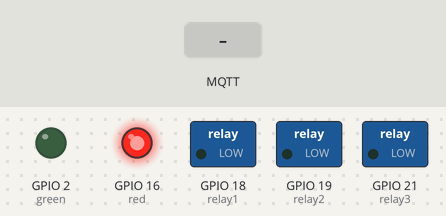
A sketch run on a simulated ESP32. On the bench: switched loads named in the sketch (green lamp = pin HIGH), output pins drawn as LEDs (lit = HIGH). Dashed ring = blinking. The inputs (shaded band) are chosen by the test bench. WiFi joins after 1.5 s; servers stay silent unless stated; EEPROM starts erased; no MQTT or app messages arrive unless stated; what the sketch prints to the serial monitor is not drawn.

Above: at 3.0 s.
3.1 s: MQTT message "open" arrives on the first subscribed topic
At 6.4 s:
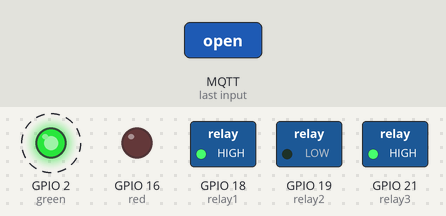
9.1 s: MQTT message "close" arrives on the first subscribed topic
At 10.6 s:
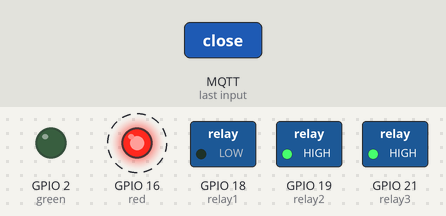
12.1 s: MQTT message "open" arrives on the second subscribed topic
At 18.9 s:
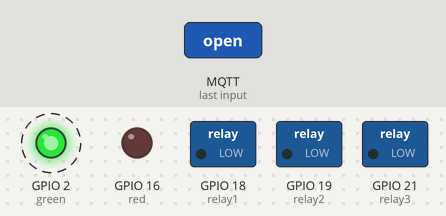
Timing chart, 0 to 20.4 s (numbered marks = the images above; inputs shaded):
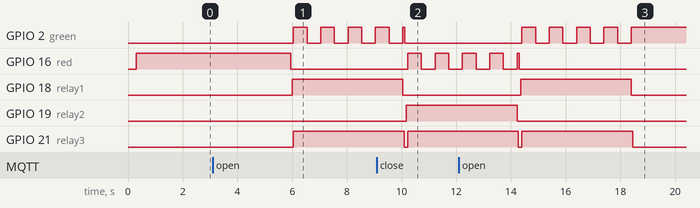

The sketch:

esp32_doorlock.ino
```cpp
#include <WiFi.h>
#include <WiFiClientSecure.h>
#include <PubSubClient.h>
#include <Preferences.h>  // LIBRARY FOR SAVING DATA TO FLASH MEMORY
#include <SPI.h>
#include <MFRC522.h>

const char* ssid = "Venom Insight";
const char* password = "saumyasish";


// FREE PUBLIC MQTT BROKER
// UPDATED: using HiveMQ Serverless Cloud (TLS)
const char* mqtt_server = "a116298689b448299d3f571797d7a366.s1.eu.hivemq.cloud";
const int mqtt_port = 8883;

// ====== ADDED: MQTT AUTH CREDENTIALS & MESSAGE TOKEN ======
const char* mqtt_user = "soumya_hivemq";  // <-- set this (HiveMQ user)
const char* mqtt_password = "hiveMQ23";   // <-- set this (HiveMQ password)
// NOTE: token removed as per request - MQTT will rely on broker username/password
// =========================================================

// ================= PIN DEFINITIONS =================
// Relay Pins (Connect to IN1 and IN2 on Relay Module)
const int relay1 = 18;
const int relay2 = 19;
const int relay3 = 21;  // Power cut relay (choose any free GPIO)

// LED PIN
const int green = 2;
const int red = 16;

//RC522 pins
#define RST_PIN 27
#define SS_PIN 5
#define SCK_PIN 14
#define MISO_PIN 12
#define MOSI_PIN 13

unsigned long ignoreCommandsUntil = 0;


// Use secure client for HiveMQ TLS
WiFiClientSecure espClient;
PubSubClient client(espClient);
Preferences preferences;  // Create preferences object

MFRC522 rfid(SS_PIN, RST_PIN);
MFRC522::MIFARE_Key key;

// MQTT Topics
const char* subTopic = "soumyasish/door/operations";  // Subscriber to door operation
const char* subTopic2 = "soumyasish/door/ipcam";      //subscribed to the webcam operation from laptop
const char* pubTopic = "soumyasish/door/logs";

// ====== ADDED: secure publish helper (no token) ======
void securePublish(const char* topic, const char* message) {
  // Previously this wrapped messages with a token. Token auth removed:
  // ensure we DO NOT set retained flag (pass false)
  client.publish(topic, message, false);
}
// ==========================================================

// ===== Pre-saved Allowed IDs (from Block 2) =====
String allowedList[] = {
  "CSB22054",
  "CSB22082",
  "soumyasish"
};
int allowedCount = sizeof(allowedList) / sizeof(allowedList[0]);

// Convert byte array to ASCII
String byteArrayToAscii(byte* buffer, byte bufferSize) {
  String s = "";
  for (byte i = 0; i < bufferSize; i++) {
    char c = (char)buffer[i];
    if (c >= 32 && c <= 126) s += c;
  }
  return s;
}

// Read a single block
String readBlock(byte blockAddr) {
  byte buffer[18];
  byte size = sizeof(buffer);

  MFRC522::StatusCode status;

  // Authenticate
  status = rfid.PCD_Authenticate(MFRC522::PICC_CMD_MF_AUTH_KEY_A, blockAddr, &key, &(rfid.uid));
  if (status != MFRC522::STATUS_OK) return "";

  // Read
  status = rfid.MIFARE_Read(blockAddr, buffer, &size);
  if (status != MFRC522::STATUS_OK) return "";

  return byteArrayToAscii(buffer, 16);
}


// ================= STATE TRACKING =================
// We will load this from memory in setup()
String currentDoorState = "";


// ================= MOTOR CONTROL FUNCTION =================
//function to open door
void opendoor() {
  //Cut power first
  digitalWrite(relay3, LOW);
  delay(50);

  //Rotate Clockwise (IN1 ON, IN2 OFF)
  digitalWrite(relay1, HIGH);  // Relay 1 ON
  digitalWrite(relay2, LOW);   // Relay 2 OFF
  delay(50);

  //Enable power
  digitalWrite(relay3, HIGH);

  //blink green LED while opening
  int n = 4;
  while (n) {
    digitalWrite(green, HIGH);
    delay(500);
    digitalWrite(green, LOW);
    delay(500);
    n = n - 1;
  }
}

//function to close door
void closedoor() {
  //Cut power first
  digitalWrite(relay3, LOW);
  delay(50);

  //Rotate Counter-Clockwise (IN1 OFF, IN2 ON)
  digitalWrite(relay1, LOW);   // Relay 1 OFF
  digitalWrite(relay2, HIGH);  // Relay 2 ON
  delay(50);

  //Enable power
  digitalWrite(relay3, HIGH);

  //Blink Red LED while closing
  int n = 4;
  while (n) {
    digitalWrite(red, HIGH);
    delay(500);
    digitalWrite(red, LOW);
    delay(500);
    n = n - 1;
  }
}


void doorstop() {
  //Stop motor
  digitalWrite(relay1, LOW);
  digitalWrite(relay2, LOW);

  delay(50);

  //Cut main power
  digitalWrite(relay3, LOW);
}


// ====================== SUBSCRIBER CALLBACK =======================
void callback(char* topic, byte* message, unsigned int length) {
  //Serial.print("Message received: ");
  //Serial.print(topic);

  // ========= Ignore MQTT commands for first 5 seconds =========

  if (millis() < ignoreCommandsUntil) {
    return;
  }


  String msg = "";
  for (int i = 0; i < length; i++) {
    msg += (char)message[i];
  }

  // CRITICAL: Remove any hidden whitespace/newlines
  msg.trim();

  // ====== REMOVED: Message-level authorization check ======
  // Token-based incoming message check removed. Broker-level auth (username/password)
  // is used now. Incoming payloads are expected to be plain commands like "open" or "close".
  // ======================================================

  //Serial.println(msg);


  // Logic: If Open, Turn PIN 2 ON and PIN 16 OFF
  if (msg == "open") {
    // CHECK: Is it already open?
    if (currentDoorState == "open") {
      Serial.println("Status: Door already OPENED");
      securePublish(pubTopic, "Status: Door already OPENED");
    } else {
      // It is not open, so let's open it
      if (String(topic) == subTopic) {
        Serial.println("Status: Door OPENING --MQTT");
        securePublish(pubTopic, "Status: Door OPENING --MQTT");
      } else if (String(topic) == subTopic2) {
        Serial.println("Status: Door OPENING --WebCam");
        securePublish(pubTopic, "Status: Door OPENING --WebCam");
      }
      digitalWrite(red, LOW);
      opendoor();
      digitalWrite(green, HIGH);
      doorstop();
      //Update State Variable
      currentDoorState = "open";
      preferences.putString("state", "open");
      Serial.println("Status: Door OPENED");
      securePublish(pubTopic, "Status: Door OPENED");
    }
  }
  // Logic: If Close, Turn PIN 2 OFF and PIN 16 ON
  else if (msg == "close") {
    // CHECK: Is it already closed?
    if (currentDoorState == "close") {
      Serial.println("Status: Door already CLOSED");
      securePublish(pubTopic, "Status: Door already CLOSED");
    } else {
      // It is not closed, so let's close it
      if (String(topic) == subTopic) {
        Serial.println("Status: Door CLOSING --MQTT");
        securePublish(pubTopic, "Status: Door CLOSING --MQTT");
      } else if (String(topic) == subTopic2) {
        Serial.println("Status: Door CLOSING --WebCam");
        securePublish(pubTopic, "Status: Door CLOSING --WebCam");
      }
      digitalWrite(green, LOW);
      closedoor();
      digitalWrite(red, HIGH);
      doorstop();
      //Update State Variable
      currentDoorState = "close";
      preferences.putString("state", "close");
      Serial.println("Status: Door CLOSED");
      securePublish(pubTopic, "Status: Door CLOSED");
    }
  }
}

// ====================== WIFI CONNECT =======================
void setup_wifi() {
  delay(10);
  Serial.println();
  Serial.print("Connecting to WiFi: ");
  Serial.println(ssid);

  WiFi.begin(ssid, password);

  unsigned long startAttempt = millis();

  while (WiFi.status() != WL_CONNECTED && millis() - startAttempt < 5000) {
    delay(500);
    Serial.print(".");
  }

  if (WiFi.status() == WL_CONNECTED) {
    Serial.println("\nWiFi connected");
    Serial.print("IP address: ");
    Serial.println(WiFi.localIP());
  } else {
    Serial.println("\nWiFi FAILED. Running in OFFLINE MODE.");
  }
}


// ====================== MQTT CONNECT =======================
void reconnect() {
  delay(1000);
  static unsigned long lastAttempt = 0;

  // retry only every 5 seconds
  if (millis() - lastAttempt < 5000) return;
  lastAttempt = millis();

  if (millis() < ignoreCommandsUntil) return;

  Serial.print("Attempting MQTT connection... ");

  String clientId = "ESP32 Door Controller";

  if (client.connect(clientId.c_str(), mqtt_user, mqtt_password)) {
    Serial.println("connected");
    client.subscribe(subTopic);
    Serial.println("Subscribed to: " + String(subTopic));
    client.subscribe(subTopic2);
    Serial.println("Subscribed to: " + String(subTopic2));
    securePublish(pubTopic, "ESP32 Connected");
  } else {
    //Serial.print("failed, rc=");
    //Serial.println(client.state());
    Serial.print(" - Failed");
  }
}


// ====================== SETUP =======================
void setup() {
  Serial.begin(115200);

  // Block MQTT commands for first 5 seconds
  ignoreCommandsUntil = millis() + 5000;

  SPI.begin(SCK_PIN, MISO_PIN, MOSI_PIN, SS_PIN);
  rfid.PCD_Init();
  delay(200);

  // Pin Setup
  pinMode(green, OUTPUT);
  pinMode(red, OUTPUT);
  pinMode(relay1, OUTPUT);
  pinMode(relay2, OUTPUT);
  pinMode(relay3, OUTPUT);


  // Initialize Relays, LEDs to OFF
  digitalWrite(relay1, LOW);
  digitalWrite(relay2, LOW);
  digitalWrite(relay3, LOW);  // Start with power cut OFF


  //Memory load
  // Open a storage namespace called "door_app"
  preferences.begin("door_app", false);

  // Get the last known state. If empty (first time ever), default to "close".
  currentDoorState = preferences.getString("state", "close");

  Serial.print("Status: SYSTEM REBOOTED. Previous State Loaded -> ");
  Serial.println(currentDoorState);

  //Motor always stopped at boot
  doorstop();

  // ========= ENSURE DOOR STARTS CLOSED ONLY ON FIRST-EVER USE (NOT ON CODE UPLOAD) =========
  if (!preferences.isKey("state")) {
    // First time ever only
    currentDoorState = "close";
    preferences.putString("state", "close");
  }


  // Restore LED status based on memory
  if (currentDoorState == "open") {
    digitalWrite(green, HIGH);
    digitalWrite(red, LOW);
  } else {
    digitalWrite(green, LOW);
    digitalWrite(red, HIGH);
  }


  setup_wifi();
  // for HiveMQ TLS we use secure client and set server to 8883
  espClient.setInsecure();  // allow TLS without CA on ESP32 (NOT recommended for production)
  client.setServer(mqtt_server, mqtt_port);
  client.setCallback(callback);

  for (byte i = 0; i < 6; i++) key.keyByte[i] = 0xFF;

  //Serial.println("RC522 Ready. Tap card...");
}

// ====================== MAIN LOOP =======================
void loop() {
  if (!client.connected()) {
    reconnect();
  }
  client.loop();  // This must run frequently to listen for messages


  // ================= RFID CHECK =================
  if (rfid.PICC_IsNewCardPresent() && rfid.PICC_ReadCardSerial()) {

    String block2 = readBlock(2);

    if (block2.length() == 0) {
      Serial.println("Error: Failed to read block 2 or authentication error.");
      rfid.PICC_HaltA();
      rfid.PCD_StopCrypto1();
      return;  // do NOT publish any 'Authorized/Unauthorized' message
    }

    bool match = false;
    for (int i = 0; i < allowedCount; i++) {
      if (block2.indexOf(allowedList[i]) >= 0) {
        match = true;
        break;
      }
    }

    if (match) {
      // ====== RFID TOGGLE LOGIC ======
      if (currentDoorState == "open") {

        // CLOSE DOOR
        Serial.printf("Status: Door CLOSING -- %s (RFID)\n", block2.c_str());
        String msg = "Status: Door CLOSING -- " + block2 + " (RFID)";
        securePublish(pubTopic, msg.c_str());
        digitalWrite(green, LOW);
        closedoor();
        digitalWrite(red, HIGH);
        doorstop();

        currentDoorState = "close";
        preferences.putString("state", "close");
        Serial.println("Status: Door CLOSED");
        securePublish(pubTopic, "Status: Door CLOSED");
      } else if (currentDoorState == "close") {

        // OPEN DOOR
        Serial.printf("Status: Door OPENING -- %s (RFID)\n", block2.c_str());
        String msg = "Status: Door OPENING -- " + block2 + " (RFID)";
        securePublish(pubTopic, msg.c_str());
        digitalWrite(red, LOW);
        opendoor();
        digitalWrite(green, HIGH);
        doorstop();

        currentDoorState = "open";
        preferences.putString("state", "open");
        Serial.println("Status: Door OPENED");
        securePublish(pubTopic, "Status: Door OPENED");
      } else {
        Serial.println("Status: INVALID SIGNAL");
        securePublish(pubTopic, "Status: INVALID SIGNAL");
      }
    } else {
      Serial.printf("\nUnauthorized CARD Access: %s\n", block2.c_str());
      String msg2 = "Unauthorized CARD Access: " + block2;
      securePublish(pubTopic, msg2.c_str());
    }

    rfid.PICC_HaltA();
    rfid.PCD_StopCrypto1();
  }
}
```

Measured:
- after the input at 3.1 s, GPIO 2 (green): alternates HIGH for 0.50 s and LOW for 0.50 s, starting after 2.9 s; GPIO 16 (red): HIGH → LOW after 2.8 s; GPIO 18 (relay1), GPIO 21 (relay3): LOW → HIGH after 2.9 s
- after the input at 9.1 s, GPIO 16 (red): alternates HIGH for 0.50 s and LOW for 0.50 s, starting after 1.1 s; GPIO 19 (relay2): LOW → HIGH after 1.1 s
- after the input at 12.1 s, GPIO 2 (green): alternates HIGH for 0.50 s and LOW for 0.50 s, 9 changes in all, then stays HIGH, starting after 2.3 s; GPIO 18 (relay1): LOW → HIGH after 2.3 s, → LOW 4.1 s later
